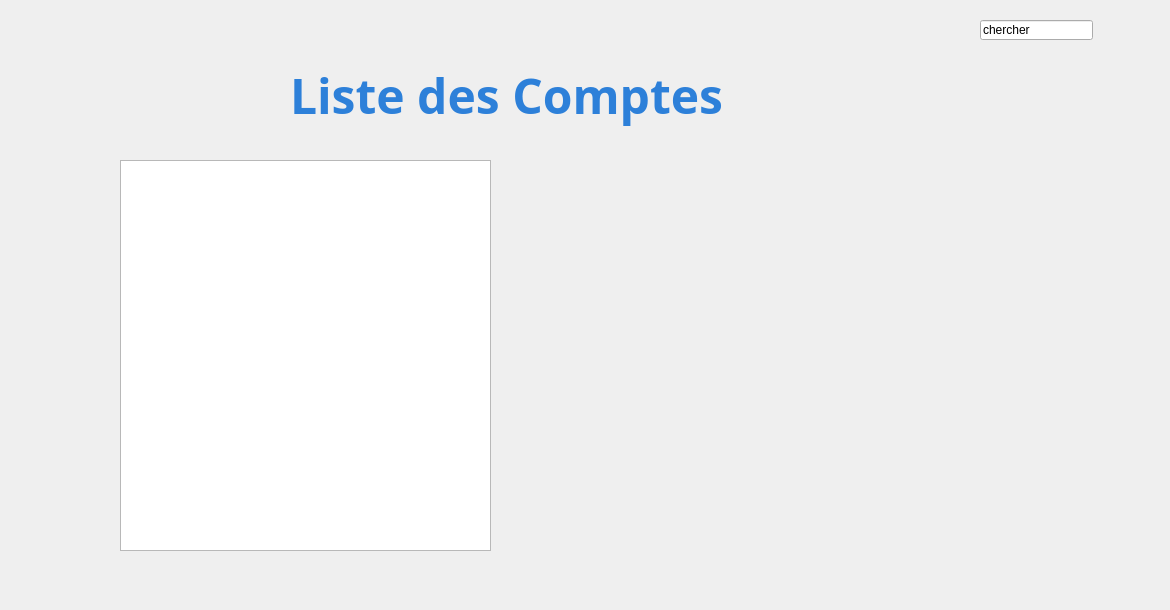
    <widget class="QWidget" name="Consulter_compte">
     <property name="styleSheet">
      <string notr="true">#Consulter_compte{
background-color: transparent;
border-image: url(:background.jpg);
background: none;
border: none;
background-repeat: none;
}

</string>
     </property>
     <widget class="QLabel" name="label_22">
      <property name="geometry">
       <rect>
        <x>290</x>
        <y>40</y>
        <width>521</width>
        <height>111</height>
       </rect>
      </property>
      <property name="font">
       <font>
        <family>Segoe Print</family>
       </font>
      </property>
      <property name="text">
       <string>&lt;html&gt;&lt;head/&gt;&lt;body&gt;&lt;p&gt;&lt;span style=&quot; font-size:36pt; font-weight:600; color:#2d80d9;&quot;&gt;Liste des Comptes&lt;/span&gt;&lt;/p&gt;&lt;/body&gt;&lt;/html&gt;</string>
      </property>
     </widget>
     <widget class="QPushButton" name="pushButton_Ajout_compte">
      <property name="geometry">
       <rect>
        <x>970</x>
        <y>550</y>
        <width>161</width>
        <height>51</height>
       </rect>
      </property>
      <property name="styleSheet">
       <string notr="true">#pushButton_Ajout_compte{
background-color: transparent;
border-image: url(:Ajouter.png);
background: none;
border: none;
background-repeat: none;
}
</string>
      </property>
      <property name="text">
       <string/>
      </property>
     </widget>
     <widget class="QPushButton" name="pushButton_Menu_compte">
      <property name="geometry">
       <rect>
        <x>10</x>
        <y>0</y>
        <width>41</width>
        <height>41</height>
       </rect>
      </property>
      <property name="styleSheet">
       <string notr="true">#pushButton_Menu_compte {
background-color: transparent;
border-image: url(:Menu.png);
background: none;
border: none;
background-repeat: none;
}
</string>
      </property>
      <property name="text">
       <string/>
      </property>
     </widget>
     <widget class="QPushButton" name="pushButton_Close_compte">
      <property name="geometry">
       <rect>
        <x>1130</x>
        <y>10</y>
        <width>31</width>
        <height>31</height>
       </rect>
      </property>
      <property name="styleSheet">
       <string notr="true">#pushButton_Close_compte {
background-color: transparent;
border-image: url(:close.png);
background: none;
border: none;
background-repeat: none;
}
</string>
      </property>
      <property name="text">
       <string/>
      </property>
     </widget>
     <widget class="QLineEdit" name="lineEdit_recherche_compte">
      <property name="geometry">
       <rect>
        <x>980</x>
        <y>20</y>
        <width>113</width>
        <height>20</height>
       </rect>
      </property>
      <property name="text">
       <string>chercher</string>
      </property>
     </widget>
     <widget class="QListView" name="listView_compte">
      <property name="geometry">
       <rect>
        <x>120</x>
        <y>160</y>
        <width>371</width>
        <height>391</height>
       </rect>
      </property>
     </widget>
    </widget>
